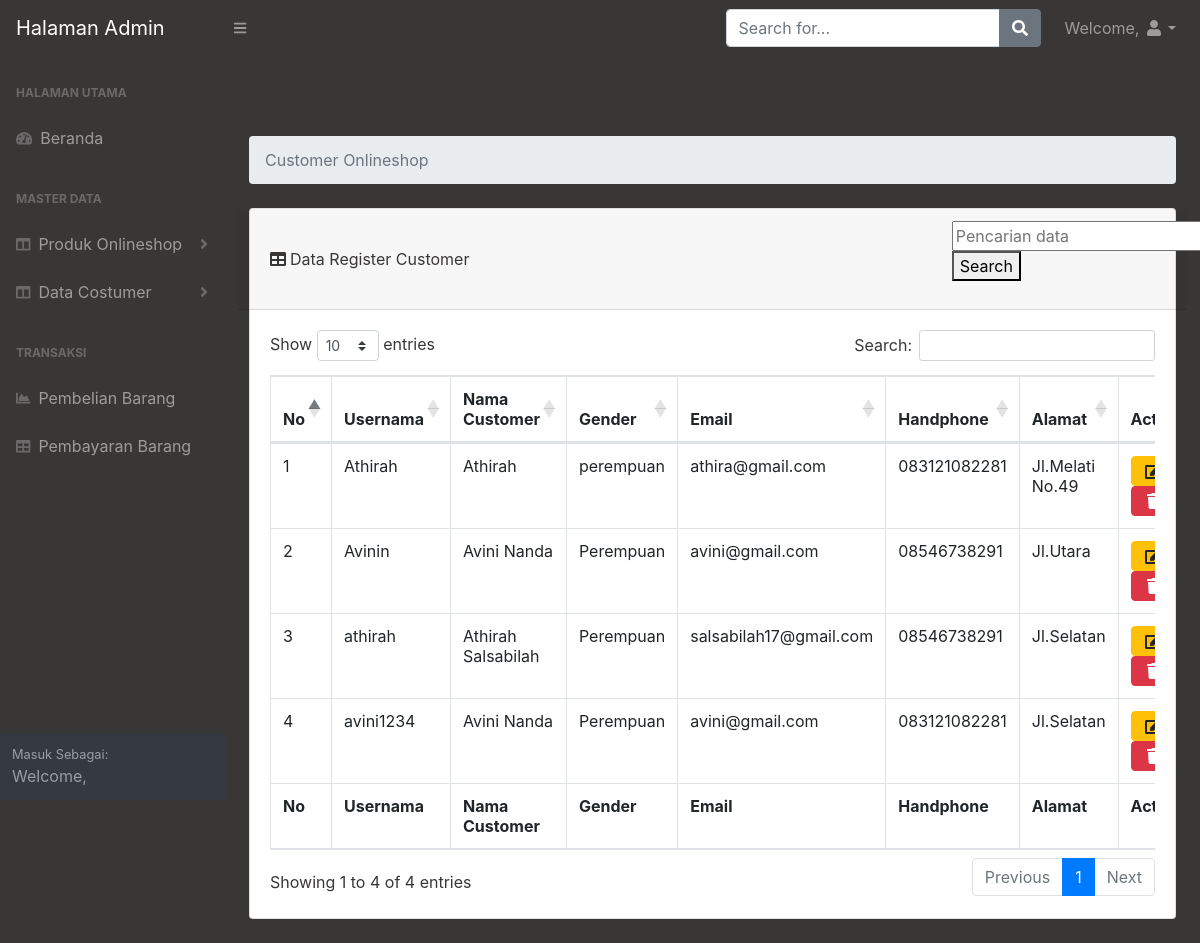
/admin/dashboard_admin.php?page=data_customer, run on the app's committed database.
### tables this page shows
CREATE TABLE `tbl_customer` (
  `id_customer` int(11) NOT NULL,
  `username` varchar(20) NOT NULL,
  `password` varchar(20) NOT NULL,
  `nm_customer` varchar(50) NOT NULL,
  `gender` varchar(15) NOT NULL,
  `email` varchar(50) NOT NULL,
  `nohp` varchar(15) NOT NULL,
  `alamat` text NOT NULL
);

### admin/data_customer.php (the view, shortened to what this page needs)
<main>
    <div class="container-fluid">
        <h1 class="mt-4">Data Customer</h1>
        <ol class="breadcrumb mb-4">
            <li class="breadcrumb-item active">Customer Onlineshop</li>
        </ol>
        <div class="card mb-4">
            <div class="card-header row align-items-center">
                <div class="col-9">
                    <i class="fas fa-table mr-1"></i>Data Register Customer
                </div>
                <div class="col-3">
                    <form action="dashboard_admin.php" method="get">
                        <input type="text" placeholder="Pencarian data" name="keyword">
                        <button>Search</button>
                    </form>
                </div>
            </div>
            <div class="card-body">
                <div class="table-responsive">
                    <table class="table table-bordered" id="dataTable" width="100%" cellspacing="0">
                        <thead>
                            <tr>
                                <th>No</th>
                                <th>Usernama</th>
                                <th>Nama Customer</th>
                                <th>Gender</th>
                                <th>Email</th>
                                <th>Handphone</th>
                                <th>Alamat</th>
                                <th>Action</th>
                            </tr>
                        </thead>
                        <tfoot>
                            <tr>
                                <th>No</th>
                                <th>Usernama</th>
                                <th>Nama Customer</th>
                                <th>Gender</th>
                                <th>Email</th>
                                <th>Handphone</th>
                                <th>Alamat</th>
                                <th>Action</th>
                            </tr>
                        </tfoot>
                        <tbody>
                            <?php
                            include "../koneksi.php";
                            $no = 1;
                            $query = "";
                            $sqlc = mysqli_query($con, "Select * From tbl_customer $query");
                            while ($rc = mysqli_fetch_array($sqlc)) {
                            ?>
                                <tr>
                                    <td><?php echo "$no"; ?></td>
                                    <td><?php echo "$rc[username]"; ?></td>
                                    <td><?php echo "$rc[nm_customer]"; ?></td>
                                    <td><?php echo "$rc[gender]"; ?></td>
                                    <td><?php echo "$rc[email]"; ?></td>
                                    <td><?php echo "$rc[nohp]"; ?></td>
                                    <td><?php echo "$rc[alamat]"; ?></td>
                                    <td>
                                        <a href="<?php echo "index.php?page=data_mahasiswa_update&&idm=$rmhs[id_mhs]"; ?>" class="btn btn-warning"><i class="fas fa-fw fa-edit"></i></a>
                                        <a href="<?php echo "index.php?page=data_mahasiswa_delete&&idm=$rmhs[id_mhs]"; ?>" onclick="javascript: return confirm(' Apakah Anda Ingin Menghapus data mahasiswa <?php echo "$rmhs[nm_mahasiswa]"; ?>')" class="btn btn-danger"><i class="fas fa-fw fa-trash"></i> </a>
                                    </td>
                                </tr>
                            <?php $no++;
                            } ?>
                        </tbody>
                    </table>
                </div>
            </div>
        </div>
    </div>
</main>

### data on the page
tbl_customer: username "Athirah", nm_customer "Athirah", gender "perempuan", email "athira@gmail.com", nohp "083121082281", alamat "Jl.Melati No.49"
tbl_customer: username "Avinin", nm_customer "Avini Nanda", gender "Perempuan", email "avini@gmail.com", nohp "08546738291", alamat "Jl.Utara"
tbl_customer: username "athirah", nm_customer "Athirah Salsabilah", gender "Perempuan", email "salsabilah17@gmail.com", nohp "08546738291", alamat "Jl.Selatan"
tbl_customer: username "avini1234", nm_customer "Avini Nanda", gender "Perempuan", email "avini@gmail.com", nohp "083121082281", alamat "Jl.Selatan"
